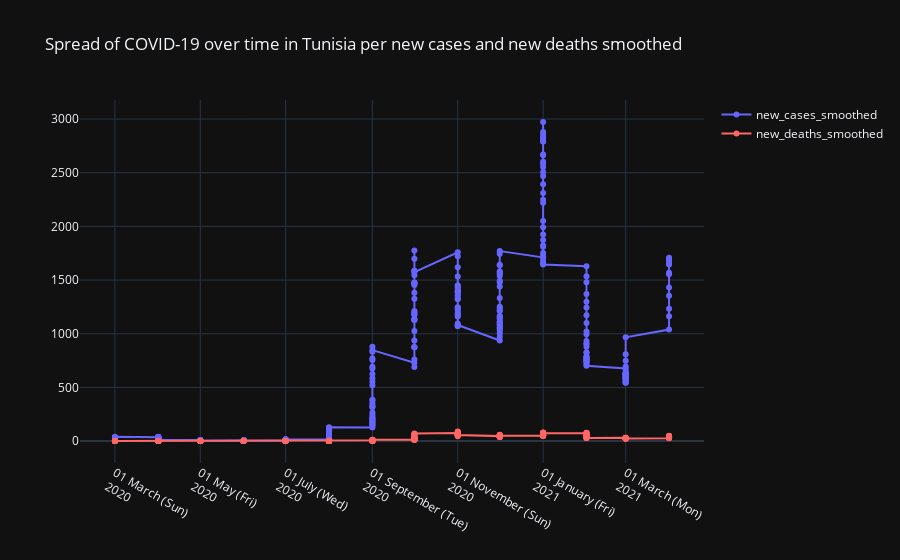

The code cell stored with this chart in its notebook:
### Code cell
import plotly.graph_objects as go

x=[i.split('-')[0]+'-'+i.split('-')[1] for i in covid_tunisia_new.date ]
fig = go.Figure()
fig.update_layout(template='plotly_dark')
fig.add_trace(go.Scatter(x=x, 
                         y=covid_tunisia_new['new_cases_smoothed'],
                         mode='lines+markers',
                         name='new_cases_smoothed',
                         line=dict(color='rgb(102, 102, 255)', width=2)))
fig.add_trace(go.Scatter(x=x, 
                         y=covid_tunisia_new['new_deaths_smoothed'],
                         mode='lines+markers',
                         name='new_deaths_smoothed',
                         line=dict(color='rgb(255, 102, 102)', width=2)))

fig.update_layout(
    title = 'Spread of COVID-19 over time in Tunisia per new cases and new deaths smoothed',
    xaxis_tickformat = '%d %B (%a)<br>%Y'
)
fig.show()

### Figure 1 — Plotly figure (JSON) as saved in the notebook; plotly's stock layout.template omitted (floating-point values rounded to 4 significant figures; data arrays with more than 128 entries replaced by an {"elided": "..."} marker saying what was removed)
{"data": [{"line": {"color": "rgb(102, 102, 255)", "width": 2}, "mode": "lines+markers", "name": "new_cases_smoothed", "type": "scatter", "x": {"elided": "391 str values"}, "y": {"elided": "391 float values"}}, {"line": {"color": "rgb(255, 102, 102)", "width": 2}, "mode": "lines+markers", "name": "new_deaths_smoothed", "type": "scatter", "x": {"elided": "391 str values"}, "y": {"elided": "391 float values"}}], "layout": {"title": {"text": "Spread of COVID-19 over time in Tunisia per new cases and new deaths smoothed"}, "xaxis": {"tickformat": "%d %B (%a)<br>%Y"}}}
